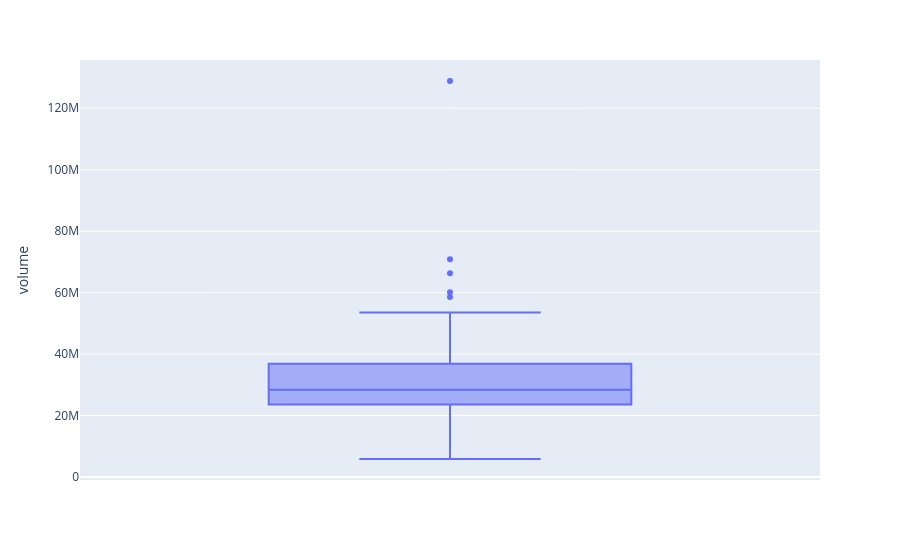
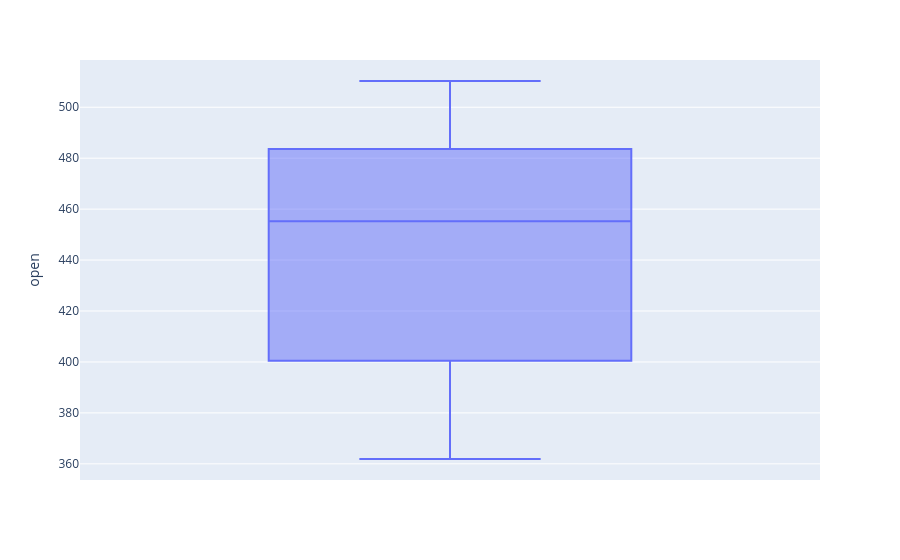

Notebook source saved alongside these figures, in order:
### Code cell
# 4. inspecting the outliers

fig3=px.box(
    df,
    y="volume"
)
fig3.show()
fig4=px.box(
    df,
    y="open"
)
fig4.show()
